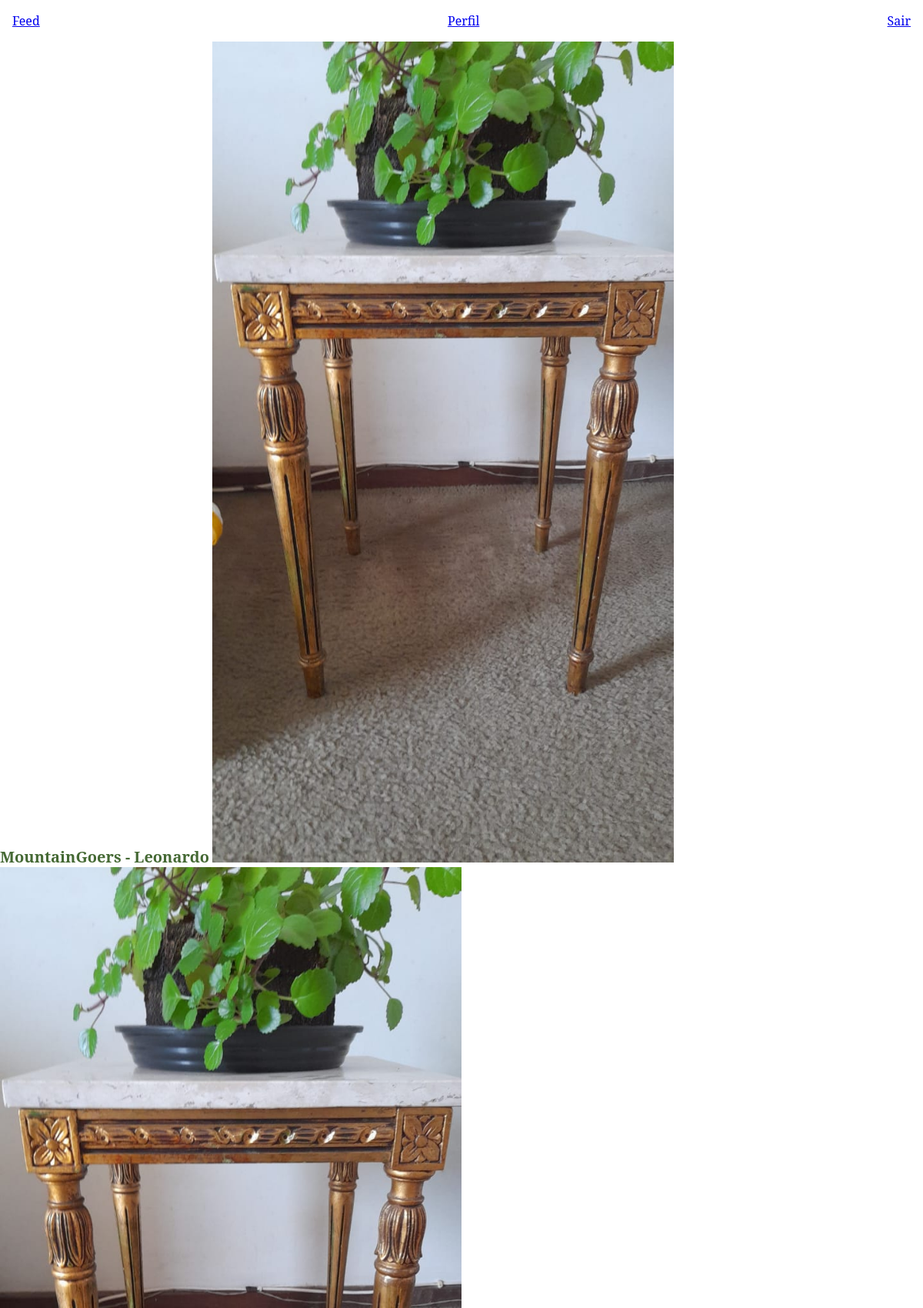
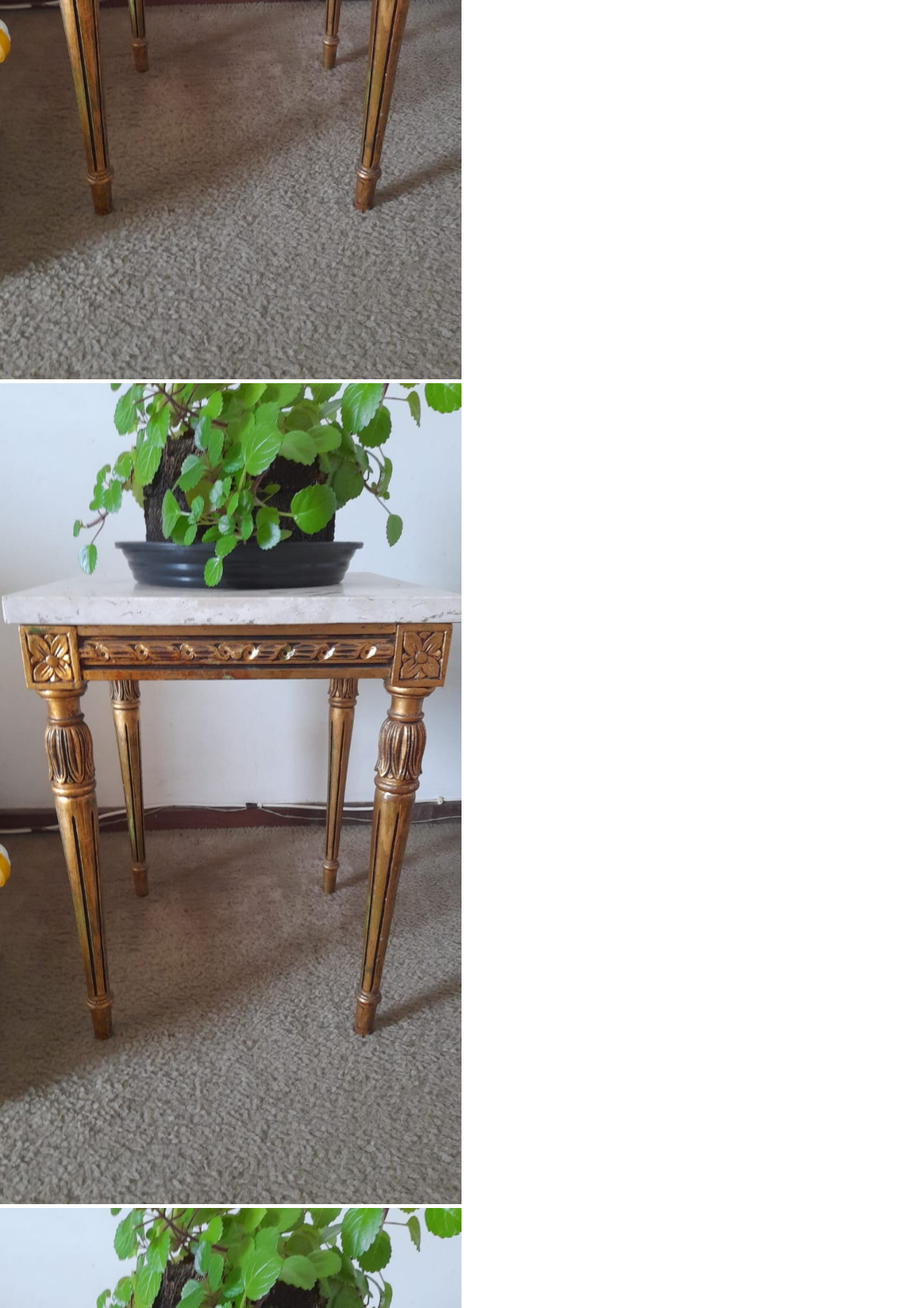
The page /perfil/1 (signed in, upper part) on the database its author committed (2 pictures, top to bottom).
### mountaingoers/models.py (models this page shows)
class Usuario(database.Model, UserMixin):
    id = database.Column(database.Integer, primary_key=True)
    username = database.Column(database.String, nullable=False)
    email = database.Column(database.String, nullable=False, unique=True)
    senha = database.Column(database.String, nullable=False)
    fotos = database.relationship("Foto", backref="usuario", lazy=True)

class Foto(database.Model):
    id = database.Column(database.Integer, primary_key=True)
    imagem = database.Column(database.String, default="default.png")
    data_criacao = database.Column(database.String, nullable=False, default=datetime.utcnow())
    id_usuario = database.Column(database.Integer, database.ForeignKey('usuario.id'), nullable=False)

### mountaingoers/routes.py (the view)
@app.route("/perfil/<id_usuario>", methods=["GET","POST"])
@login_required
def perfil(id_usuario):
    if int(id_usuario) == int(current_user.id):
        formfoto = FormFoto()
        if formfoto.validate_on_submit():
            arquivo = formfoto.foto.data
            nome_seguro = secure_filename(arquivo.filename)
            caminho = os.path.join(os.path.abspath(os.path.dirname(__file__)),
                                   app.config["UPLOAD_FOLDER"],nome_seguro)
            arquivo.save(caminho)
            foto = Foto(imagem=nome_seguro, id_usuario=current_user.id)
            database.session.add(foto)
            database.session.commit()
        return render_template("perfil.html", usuario=current_user, form=formfoto)
    else:
        usuario = Usuario.query.get(int(id_usuario))
        return render_template("perfil.html", usuario=usuario, form=None)

### mountaingoers/models.py (called while the page is built)
@login_manager.user_loader
def Load_usuario(id_usuario):
    return Usuario.query.get(int(id_usuario))

### mountaingoers/templates/perfil.html (shortened to what this page needs)
{% extends "homepage.html" %}
{% block body %}
<body>
    {% include "navbar.html" %}
    <h1>MountainGoers - {{ usuario.username }}</h1>
    {% for foto in usuario.fotos %}
    <img src="{{ url_for ('static', filename='img/posts/{}'.format(foto.imagem)) }}" >
    {% endfor %}
</body>
{% endblock %}

### mountaingoers/static/css/style.css (style rules this page uses)
* { margin: 0; padding: 0; }
body { font-family: 'Serif'; color: #333; }
h1 { color: rgb(69, 105, 52); font-size: 20px; font-family: 'serif'; display: inline; }
img { width: 50%; }

### rows shown on the page
Usuario: username "Leonardo"
Foto: imagem (picture)
Foto: imagem (picture)
Foto: imagem (picture)
Foto: imagem (picture)
